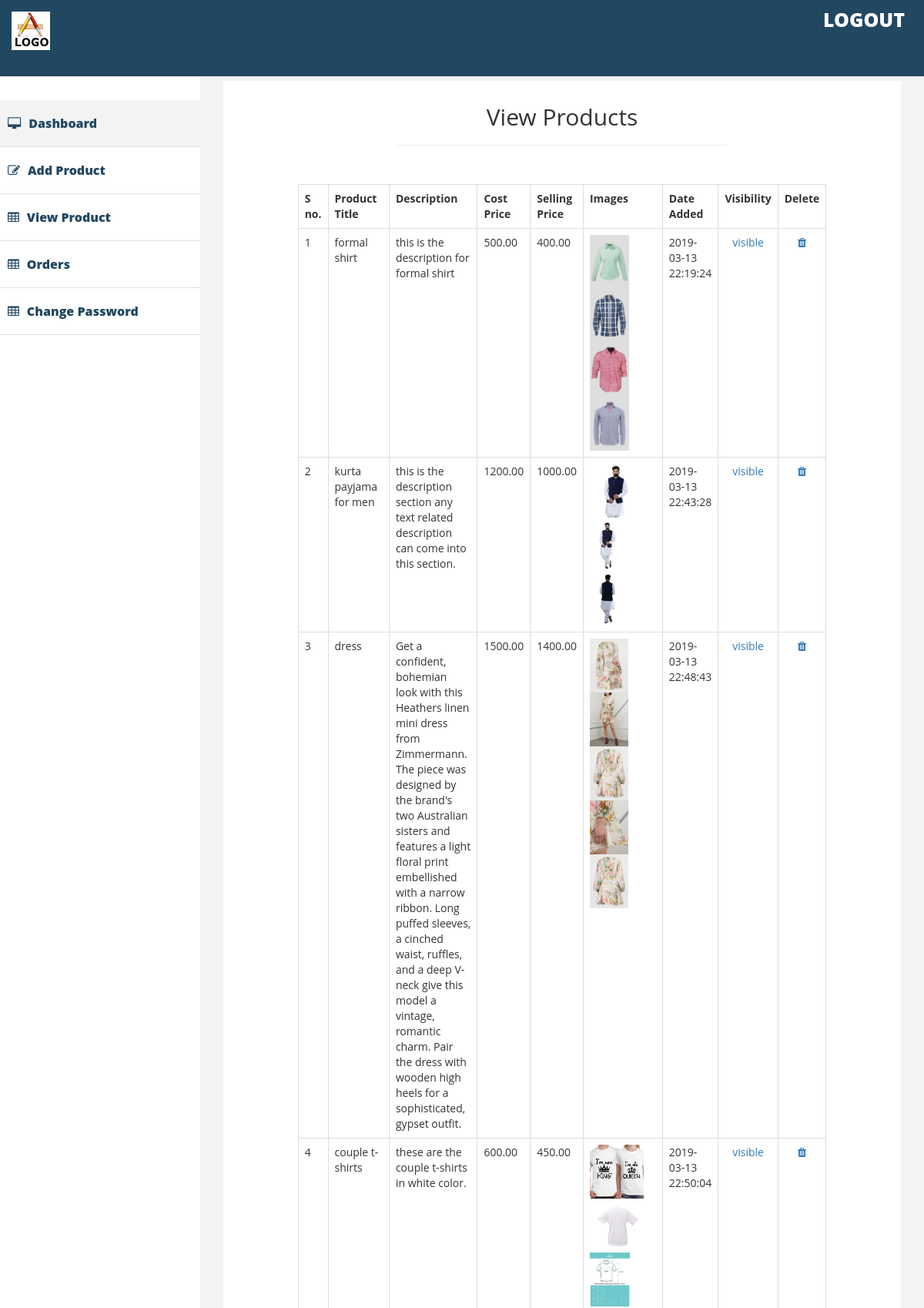
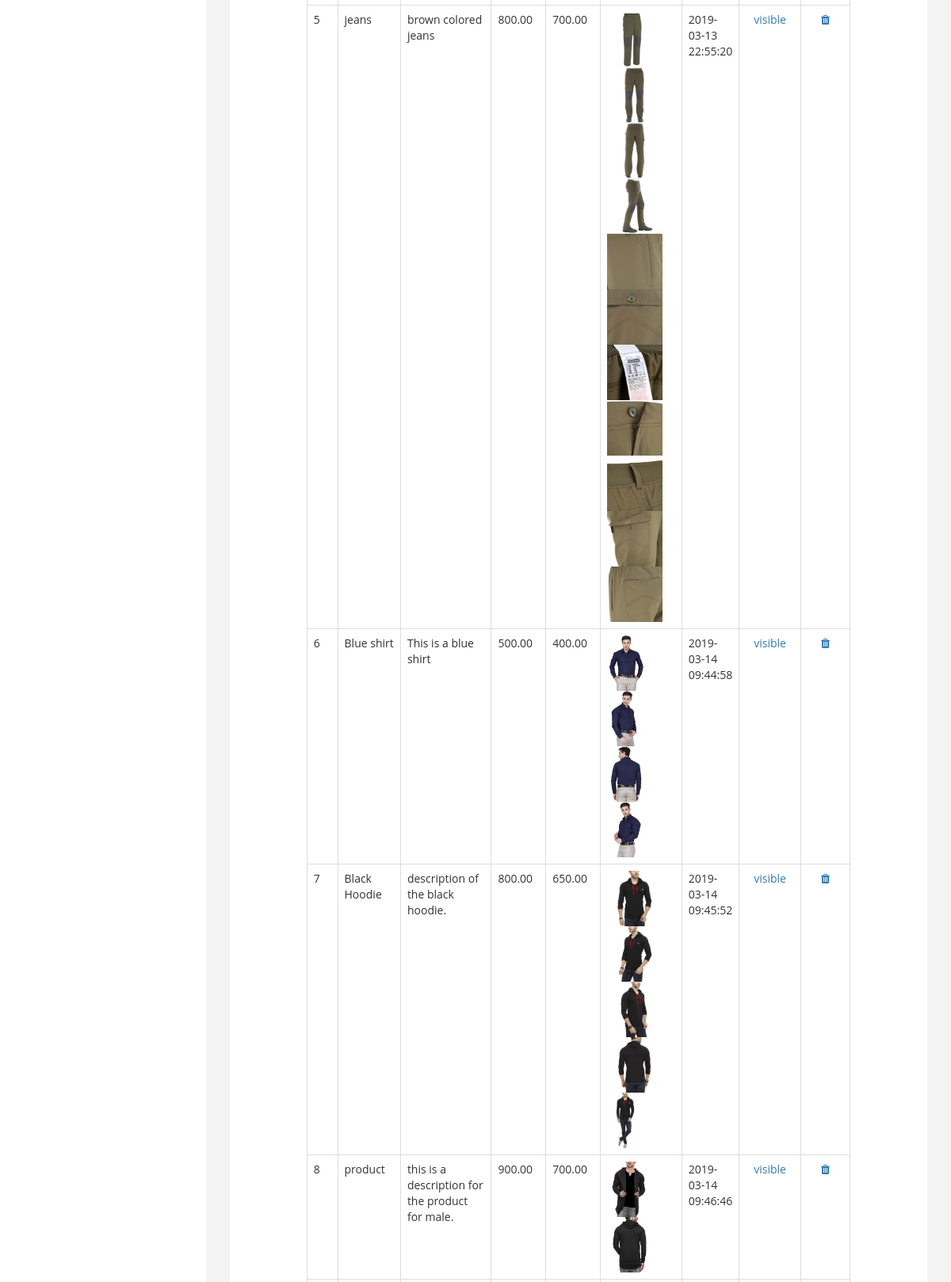
Page /php/admin/view_pro.php (signed in, upper part) on the committed database (2 pictures, top to bottom).
### tables this page shows
CREATE TABLE `products` (
  `pid` int(10) NOT NULL,
  `ptitle` varchar(255) NOT NULL,
  `pdesc` text NOT NULL,
  `pcost` decimal(9,2) NOT NULL,
  `psell` decimal(9,2) NOT NULL,
  `pimg` text NOT NULL,
  `visibility` enum('visible','hidden') NOT NULL DEFAULT 'visible',
  `date_added` timestamp NOT NULL DEFAULT CURRENT_TIMESTAMP
);

### php/lib/library.php (called while the page is built, shortened)
<?php
	class database extends img
	{
		public $conn;
		public function __construct(){
			$this->conn=mysqli_connect(HOST,USER,PASS,DB) or die("error in connectivity");
		}
		private function fire(){
			$qry=$this->createquery();
			$res=mysqli_query($this->conn,$qry);
			return $res;
		}
		private function createquery(){
			$fqry="";
			if(isset($_SESSION['query']))
				$fqry.=$_SESSION['query'];
			return $fqry;
		}
		public function getall($tab){
			$r=$this->fire();
			$af=mysqli_affected_rows($this->conn);
			if($af>0){
				$ret['data']=$r;
				$ret['num_rec']=mysqli_num_rows($r);
				$ret['msg']="successfully got all the data";
				$ret['status']=true;
				$ret['err']=0;
			}
			else{
				$ret['data']=0;
				$ret['err']=mysqli_error($this->conn);
				$ret['msg']="failed to get data";
				$ret['status']=false;
				$ret['num_rec']=0;
			}
			$ret['aff_rows']=$af;
			$ret['query']=$_SESSION['fq'];
			return $ret;
		}
	}
?>

### php/admin/view_pro.php (the view, shortened to what this page needs)
<?php
	include("../lib/library.php");
	$ob=new database();
	$r=$ob->getall("products");
	extract($r);
?>
<!DOCTYPE html>
<html>
<head>
	<?php include("link.php");?>
</head>
<body>
    <div id="wrapper">
        <?php include("nav.php") ?>
        <div id="page-wrapper" >
            <div id="page-inner">
                <div class="row">
                    <div class="col-md-12">
						<h2 class="text-center">View Products</h2>
						<hr width="50%">
                    </div>
                </div>
				<br>
				<div class="container-fluid">
					<div class="row">
						<div class="col-md-1"></div>
						<div class="col-md-10 table-responsive">
							<?php
							if($num_rec>0)
							{
								echo '<table class="table table-bordered">';
								echo '<tr><th>S no.</th><th>Product Title</th><th>Description</th><th>Cost Price</th><th>Selling Price</th><th>Images</th><th>Date Added</th><th>Visibility</th><th>Delete</th></tr>';
								$c=1;
								while($f=mysqli_fetch_array($data))
								{
									echo "<tr>";
									echo "<td>".$c++."</td>";
									echo "<td>".$f[1]."</td>";
									echo "<td>".$f[2]."</td>";
									echo "<td>".$f[3]."</td>";
									echo "<td>".$f[4]."</td>";
									$img=explode(",",$f['pimg']);
									echo "<td>";
									foreach($img as $i){
										echo '<img src="../images/'.$i.'" height="70" />';
									}
									echo "</td>";
									echo "<td>".$f[7]."</td>";
									echo "<td class='text-center'><a href='view_pro.php?stimg=".$f[0]."&sta=".$f[6]."'>".$f[6]."</a></td>";
									echo "<td class='text-center'><a href='view_pro.php?didimg=".$f[0]."'><i class='fa fa-trash' aria-hidden='true'></i></a></td>";
									echo "</tr>";
								}
								echo '</table>';
							}
							?>
						</div>
						<div class="col-md-1"></div>
					</div>
				</div>
			</div>
		</div>
	</div>
</body>
</html>

### php/css/admin.css (style rules this page uses)
* { -webkit-box-sizing: border-box; -moz-box-sizing: border-box; box-sizing: border-box; outline: none; }
body { -webkit-background-size: cover; -moz-background-size: cover; -o-background-size: cover; background-size: cover; }

### php/css/custom.css (style rules this page uses)
body { font-family: 'Open Sans', sans-serif; line-height:30px; }
#wrapper { width: 100%; margin-top:80px; }
#page-wrapper { padding: 15px 15px; min-height: 600px; background:#F3F3F3; }
#page-inner { width:100%; margin:10px 20px 10px 0px; background-color:#fff!important; padding:10px; min-height:1050px; }
.table-responsive { overflow-x:scroll; }
@media (min-width:768px) { #page-wrapper { margin: 0 0 0 260px; padding: 15px 30px; min-height: 1050px; } }

### rows in the picture
products: ptitle "formal shirt", pdesc "this is the description for formal shirt", pcost "500.00", psell "400.00", date_added "2019-03-13 22:19:24", visibility "visible"
products: ptitle "kurta payjama for men", pdesc "this is the description section any text related description can come into this section.", pcost "1200.00", psell "1000.00", date_added "2019-03-13 22:43:28", visibility "visible"
products: ptitle "dress", pdesc "Get a confident, bohemian look with this Heathers linen mini dress from Zimmermann. The piece was designed by the brand's two Australian sisters and features a light floral print embellished with a narrow ribbon. Long puffed sleeves, a cinched waist, ruffles, and a deep V-neck give this model a vintage, romantic charm. Pair the dress with wooden high heels for a sophisticated, gypset outfit.", pcost "1500.00", psell "1400.00", date_added "2019-03-13 22:48:43", visibility "visible"
products: ptitle "couple t-shirts", pdesc "these are the couple t-shirts in white color.", pcost "600.00", psell "450.00", date_added "2019-03-13 22:50:04", visibility "visible"
products: ptitle "jeans", pdesc "brown colored jeans", pcost "800.00", psell "700.00", date_added "2019-03-13 22:55:20", visibility "visible"
products: ptitle "Blue shirt", pdesc "This is a blue shirt", pcost "500.00", psell "400.00", date_added "2019-03-14 09:44:58", visibility "visible"
products: ptitle "Black Hoodie", pdesc "description of the black hoodie.", pcost "800.00", psell "650.00", date_added "2019-03-14 09:45:52", visibility "visible"
products: ptitle "product", pdesc "this is a description for the product for male.", pcost "900.00", psell "700.00", date_added "2019-03-14 09:46:46", visibility "visible"
